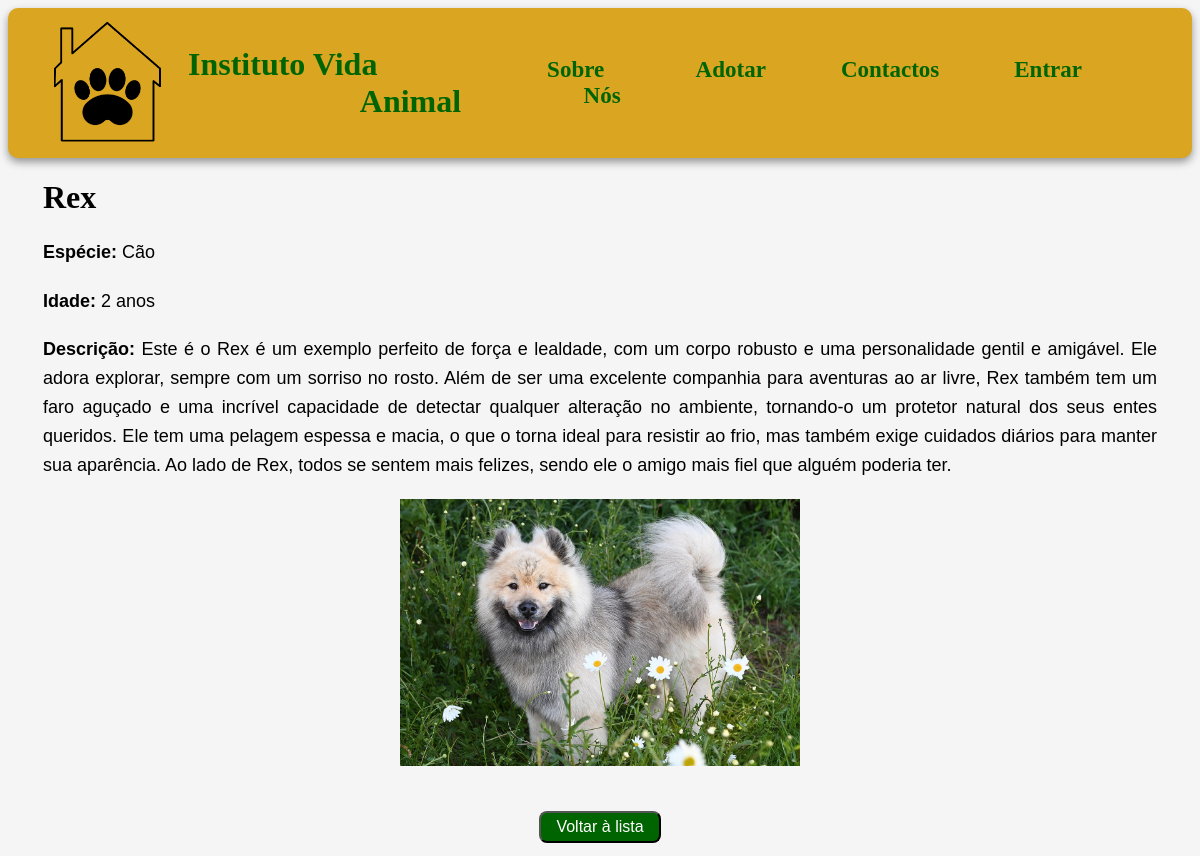
The page /animaisadc/1/ on the database as committed earlier.
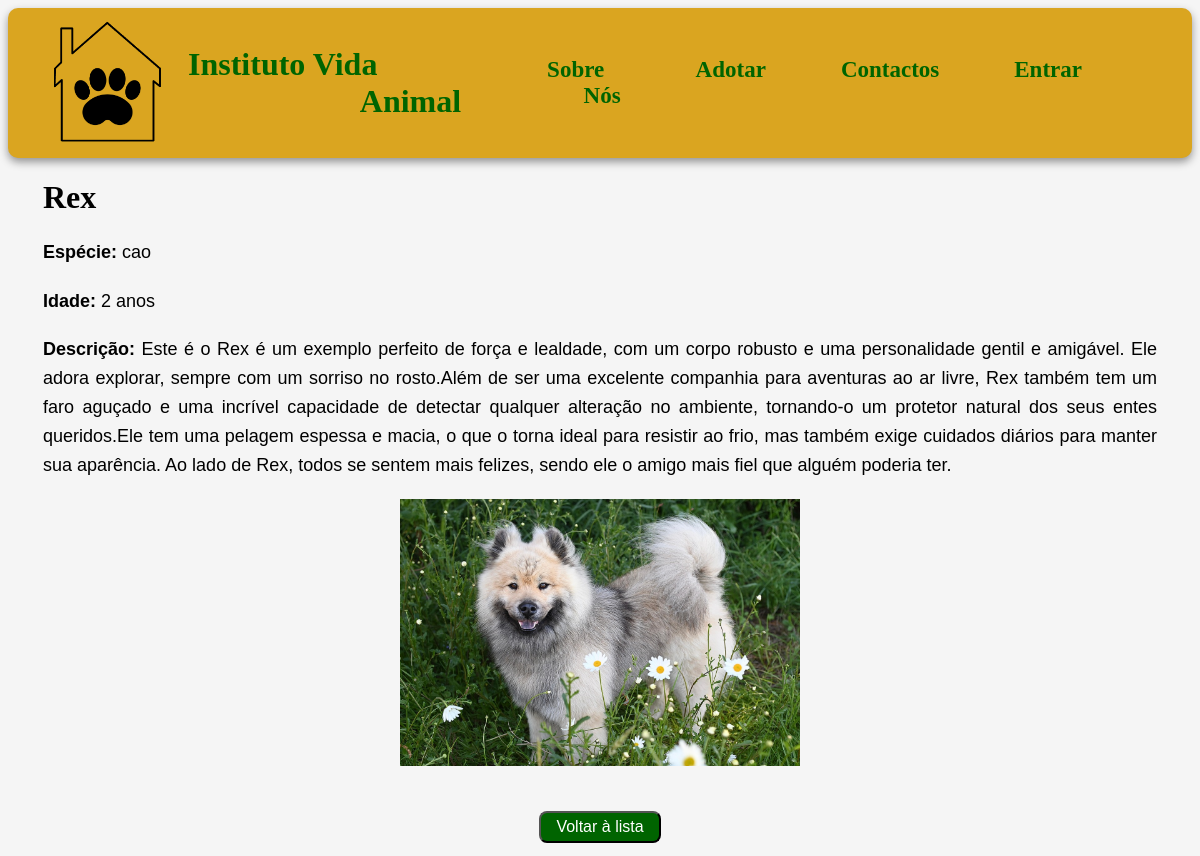
The same page on the database as committed later.
### app_adocao/models.py (models this page shows, shortened)
class Animal(models.Model):
    ESPECIES = (
        ('gato', 'Gato'),
        ('cao', 'Cão'),
    )
    nome = models.CharField(max_length=100)
    idade = models.IntegerField()
    especie = models.CharField(max_length=10, choices=ESPECIES)
    descricao = models.CharField()
    imagem = models.ImageField(upload_to='imgAnimal/')

### app_adocao/views.py (the view)
# urls.py: path('animaisadc/<int:animal_id>/', views.animaisadc, name='animais_detalhe'),
def animaisadc(request, animal_id):
    animal = get_object_or_404(Animal, id=animal_id)
    return render(request, 'animais/animaisadc.html', {'animal': animal})

### app_adocao/templates/animais/animaisadc.html (shortened to what this page needs)
<!DOCTYPE html>
<html>
    <head>
        {% load static %}
        <link rel="stylesheet" href="{% static 'css/style.css' %}">
    </head>
    <body>
        <header class="cabecalho">
            <div style="gap: 20px; display: flex; align-items: center;">
                <img src="{% static 'imagens/logo.png' %}" alt="Logo do Instituto Vida Animal" class="logo">
                <a class="home" style="font-size: 32px; font-family: cursive; font-weight: bolder;" href="/"> Instituto Vida Animal </a>
            </div>
            <nav>
                <a style="font-size: 23px;" href="../../sobreNos">Sobre Nós</a>
                <a style="font-size: 23px;" href="../../adotar">Adotar</a>
                <a style="font-size: 23px;" href="../../contactos">Contactos</a>
                <a style="font-size: 23px;" href="{% url 'sign_in' %}">Entrar</a>
            </nav>
        </header>
        <h1>{{ animal.nome }}</h1>
        <p><strong>Espécie:</strong> {{ animal.especie }}</p>
        <p><strong>Idade:</strong> {{ animal.idade }} anos</p>
        <p><strong>Descrição:</strong> {{ animal.descricao }}</p>
        {% if animal.imagem %}
            <div style="text-align: center;">
                <img src="{{ animal.imagem.url }}" alt="Imagem de {{ animal.nome }}" width="400">
            </div>
        {% endif %}
        <br><br>
        <div style="text-align: center;">
            <a href="{% url 'adotar' %}"><button>Voltar à lista</button></a>
        </div>
    </body>
</html>

Rows that differ between the two databases and show on the page:
changed Animal "Rex": especie "Cão" → "cao"; descricao "…com um sorriso no rosto. Além de ser uma excelente companhia para aventuras ao ar livre, Rex também tem um faro aguçado e uma incrível capacidade de detectar qualquer alteração no ambiente, tornando-o um protetor natural dos seus entes queridos. Ele tem uma pelagem espessa…" → "…com um sorriso no rosto.Além de ser uma excelente companhia para aventuras ao ar livre, Rex também tem um faro aguçado e uma incrível capacidade de detectar qualquer alteração no ambiente, tornando-o um protetor natural dos seus entes queridos.Ele tem uma pelagem espessa…"
